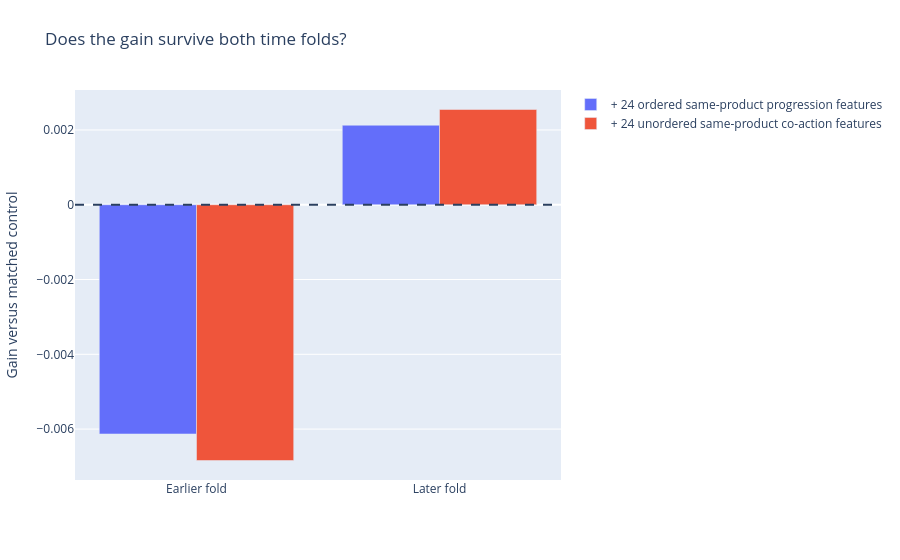

Notebook code cell kept with this figure:
### Markdown cell above
## 3 · Chronological fold stability

### Code cell
path = ROOT/'outputs/plots/03.json'
if hashlib.sha256(path.read_bytes()).hexdigest() != receipt['plot_hashes'][path.name]:
    raise ValueError('Saved chart checksum changed')
fig = pio.from_json(path.read_text())
display({'application/vnd.plotly.v1+json':json.loads(pio.to_json(fig))}, raw=True)

### Figure 1 — Plotly figure (JSON) as saved in the notebook; plotly's stock layout.template omitted (floating-point values rounded to 4 significant figures)
{"data": [{"name": "+ 24 ordered same-product progression features", "type": "bar", "x": ["Earlier fold", "Later fold"], "y": [-0.006131, 0.002126]}, {"name": "+ 24 unordered same-product co-action features", "type": "bar", "x": ["Earlier fold", "Later fold"], "y": [-0.00684, 0.002547]}], "layout": {"barmode": "group", "margin": {"b": 80, "l": 65, "r": 35, "t": 90}, "shapes": [{"line": {"dash": "dash"}, "type": "line", "x0": 0, "x1": 1, "xref": "x domain", "y0": 0, "y1": 0, "yref": "y"}], "title": {"text": "Does the gain survive both time folds?"}, "xaxis": {"automargin": true}, "yaxis": {"automargin": true, "title": {"text": "Gain versus matched control"}}}}
